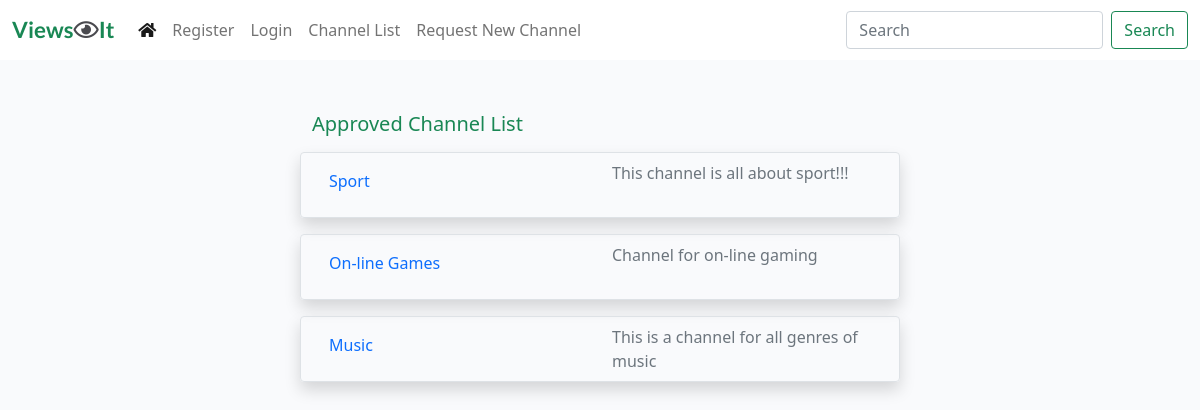
The app's page /, older data.
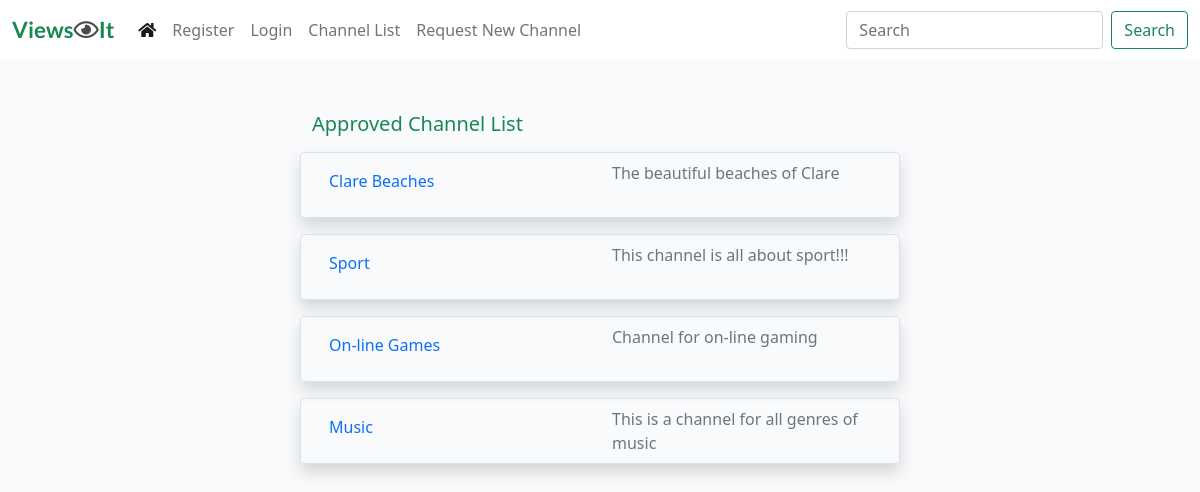
The same page, newer data.
### viewsit_app/models.py (models this page shows, shortened)
class Channel(models.Model):
    topic = models.CharField(max_length=50)
    topic_url = models.SlugField(max_length=50, unique=True)
    description = models.CharField(max_length=200)
    author = models.ForeignKey(User, on_delete=models.CASCADE,
                               related_name="channels")
    created_on = models.DateTimeField(auto_now_add=True)
    updated_on = models.DateTimeField(auto_now=True)
    status = models.IntegerField(choices=STATUS, default=0)
    class Meta:
        ordering = ['-created_on']

### viewsit_app/views.py (the view)
# urls.py: path('', views.ChannelList.as_view(), name='home'),
class ChannelList(generic.ListView):
    model = Channel
    queryset = Channel.objects.filter(status=1).order_by("-created_on")
    template_name = "channel_list.html"

### templates/channel_list.html (shortened to what this page needs)
{% extends "base.html" %}
{% block content %}
<div class="container-fluid">
    <div class="row">
        <div class="col-sm-6 mt-3 offset-md-3">
            <h5 class="mt-3 text-success">Approved Channel List</h5>
            {% for channel in channel_list %}
                <div class="row border rounded shadow mt-3">
                    <div class="col mt-2 mb-2" ><a class="nav-link" href="{% url 'channel_view' slug=channel.topic_url %}"><p class="card-title">{{ channel.topic }}</p></a> </div>
                    <div class="col card-text text-muted mt-2 mb-2">{{ channel.description }}</div>
                </div>
            {% empty %}
                <div><h4>There are no channels available.</h4></div>
            {% endfor %}
        </div>
        <div class="col-3"></div>
    </div>
</div>
{%endblock%}

Row changes from the older to the newer data that the page shows:
added Channel: topic "Clare Beaches", description "The beautiful beaches of Clare"
